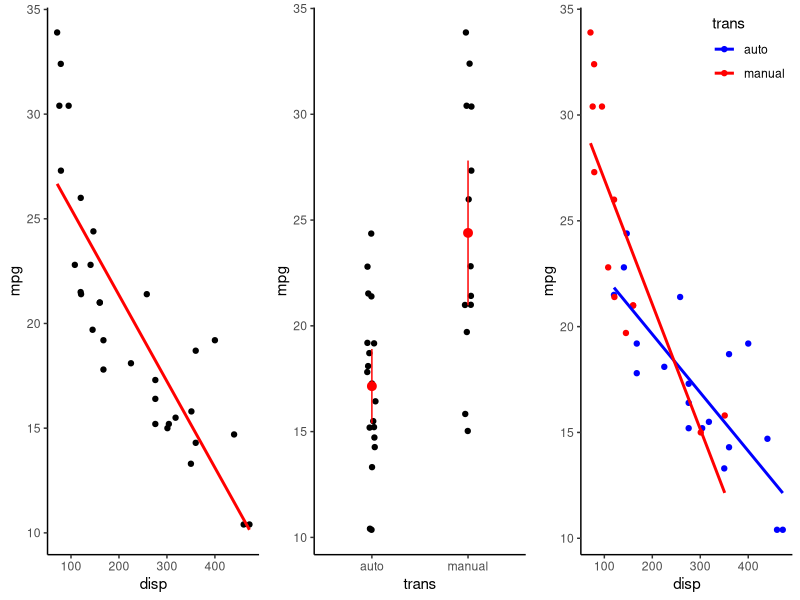
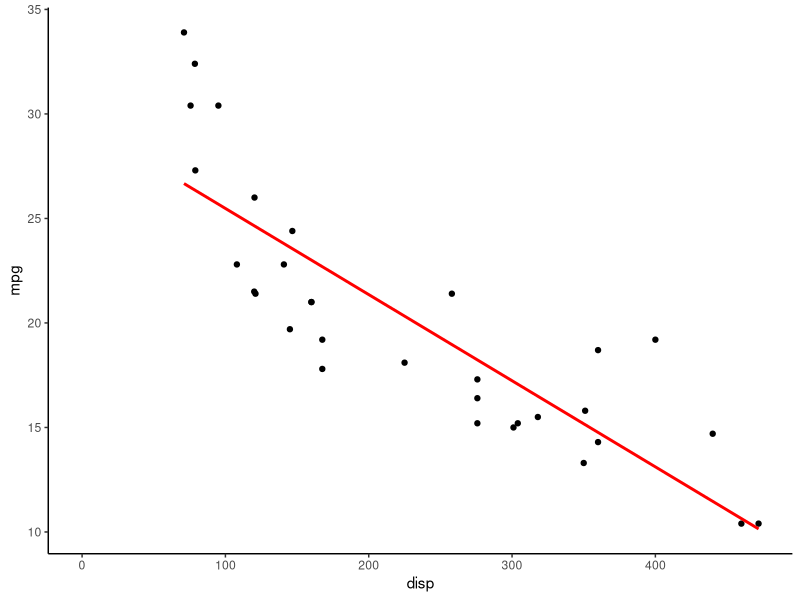

These charts were generated, in order, by the following R code:
## ---- chunk 1
knitr::opts_chunk$set(echo = FALSE)
library(tidyverse)
theme_set(theme_classic())
library(ggpubr)

#Functions

#Plots of mtcars data

#Continuous
p1 <- ggplot(mtcars,aes(x=disp,y=mpg))+geom_point()+geom_smooth(formula=y~x,method='lm',se=FALSE,col='red')

#Categorical
p2 <- ggplot(mtcars,aes(x=factor(am,labels=c('auto','manual')),y=mpg))+ 
  geom_point(position=position_jitter(width=0.05))+labs(x='trans')+
  geom_pointrange(stat='summary',fun.data=mean_se,fun.args = list(mult = 2),col='red')

#Interaction
p3 <- ggplot(mtcars,aes(x=disp,y=mpg,col=factor(am,labels=c('auto','manual'))))+geom_point()+labs(col='trans')+
  geom_smooth(formula=y~x,method='lm',se=FALSE)+
  scale_colour_manual(values=c('blue','red'))+theme(legend.justification=c(1,1), legend.position=c(1,1))

#Fit models for later use
modp1 <- lm(mpg~disp,data=mtcars)
modp2 <- lm(mpg~am,data=mtcars)
modp3 <- lm(mpg~disp*am,data=mtcars)

## ---- chunk 2
ggarrange(p1,p2,p3,ncol=3) #Display mtcars data
## ---- chunk 3
  p1+xlim(0,NA)

